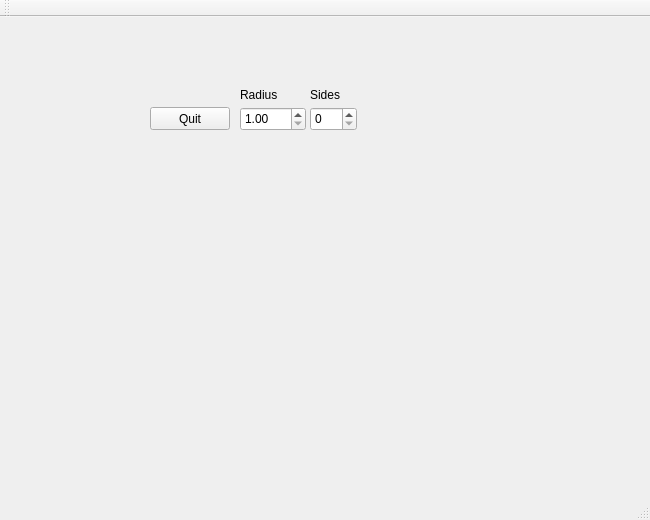
<?xml version="1.0" encoding="UTF-8"?>
<ui version="4.0">
 <class>MainWindow</class>
 <widget class="QMainWindow" name="MainWindow">
  <property name="geometry">
   <rect>
    <x>0</x>
    <y>0</y>
    <width>650</width>
    <height>520</height>
   </rect>
  </property>
  <property name="minimumSize">
   <size>
    <width>487</width>
    <height>0</height>
   </size>
  </property>
  <property name="windowTitle">
   <string>MainWindow</string>
  </property>
  <widget class="QWidget" name="centralWidget">
   <widget class="QLabel" name="Sides">
    <property name="geometry">
     <rect>
      <x>310</x>
      <y>70</y>
      <width>57</width>
      <height>15</height>
     </rect>
    </property>
    <property name="text">
     <string>Sides</string>
    </property>
   </widget>
   <widget class="QSpinBox" name="spinBox">
    <property name="geometry">
     <rect>
      <x>310</x>
      <y>90</y>
      <width>47</width>
      <height>24</height>
     </rect>
    </property>
   </widget>
   <widget class="QLabel" name="Radius">
    <property name="geometry">
     <rect>
      <x>240</x>
      <y>70</y>
      <width>57</width>
      <height>15</height>
     </rect>
    </property>
    <property name="text">
     <string>Radius</string>
    </property>
   </widget>
   <widget class="QDoubleSpinBox" name="doubleSpinBox">
    <property name="geometry">
     <rect>
      <x>240</x>
      <y>90</y>
      <width>66</width>
      <height>24</height>
     </rect>
    </property>
    <property name="minimum">
     <double>1.000000000000000</double>
    </property>
    <property name="maximum">
     <double>5.000000000000000</double>
    </property>
    <property name="singleStep">
     <double>0.100000000000000</double>
    </property>
   </widget>
   <widget class="QPushButton" name="pushButton">
    <property name="geometry">
     <rect>
      <x>150</x>
      <y>90</y>
      <width>80</width>
      <height>23</height>
     </rect>
    </property>
    <property name="text">
     <string>Quit</string>
    </property>
   </widget>
   <widget class="MyPanelOpenGL" name="panelGL" native="true">
    <property name="geometry">
     <rect>
      <x>130</x>
      <y>160</y>
      <width>321</width>
      <height>101</height>
     </rect>
    </property>
   </widget>
  </widget>
  <widget class="QMenuBar" name="menuBar">
   <property name="geometry">
    <rect>
     <x>0</x>
     <y>0</y>
     <width>650</width>
     <height>20</height>
    </rect>
   </property>
  </widget>
  <widget class="QToolBar" name="mainToolBar">
   <attribute name="toolBarArea">
    <enum>TopToolBarArea</enum>
   </attribute>
   <attribute name="toolBarBreak">
    <bool>false</bool>
   </attribute>
  </widget>
  <widget class="QStatusBar" name="statusBar"/>
 </widget>
 <layoutdefault spacing="6" margin="11"/>
 <customwidgets>
  <customwidget>
   <class>MyPanelOpenGL</class>
   <extends>QWidget</extends>
   <header>mypanelopengl.h</header>
   <container>1</container>
   <slots>
    <signal>valueChanged(int)</signal>
    <slot>changeSides(int)</slot>
    <slot>changeRadius(double)</slot>
   </slots>
  </customwidget>
 </customwidgets>
 <resources/>
 <connections>
  <connection>
   <sender>pushButton</sender>
   <signal>clicked()</signal>
   <receiver>MainWindow</receiver>
   <slot>close()</slot>
   <hints>
    <hint type="sourcelabel">
     <x>196</x>
     <y>138</y>
    </hint>
    <hint type="destinationlabel">
     <x>12</x>
     <y>48</y>
    </hint>
   </hints>
  </connection>
  <connection>
   <sender>doubleSpinBox</sender>
   <signal>valueChanged(double)</signal>
   <receiver>panelGL</receiver>
   <slot>changeRadius(double)</slot>
   <hints>
    <hint type="sourcelabel">
     <x>289</x>
     <y>142</y>
    </hint>
    <hint type="destinationlabel">
     <x>413</x>
     <y>204</y>
    </hint>
   </hints>
  </connection>
  <connection>
   <sender>spinBox</sender>
   <signal>valueChanged(int)</signal>
   <receiver>panelGL</receiver>
   <slot>changeSides(int)</slot>
   <hints>
    <hint type="sourcelabel">
     <x>335</x>
     <y>137</y>
    </hint>
    <hint type="destinationlabel">
     <x>434</x>
     <y>200</y>
    </hint>
   </hints>
  </connection>
 </connections>
</ui>
